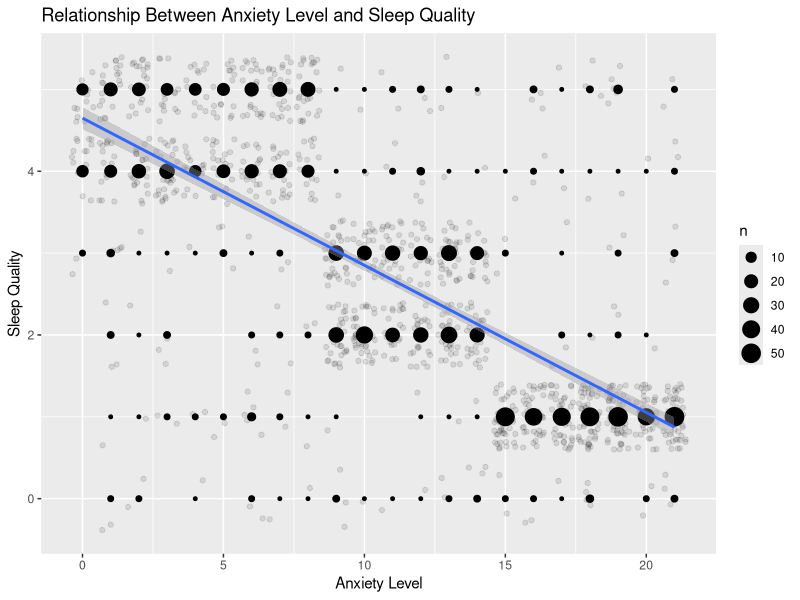
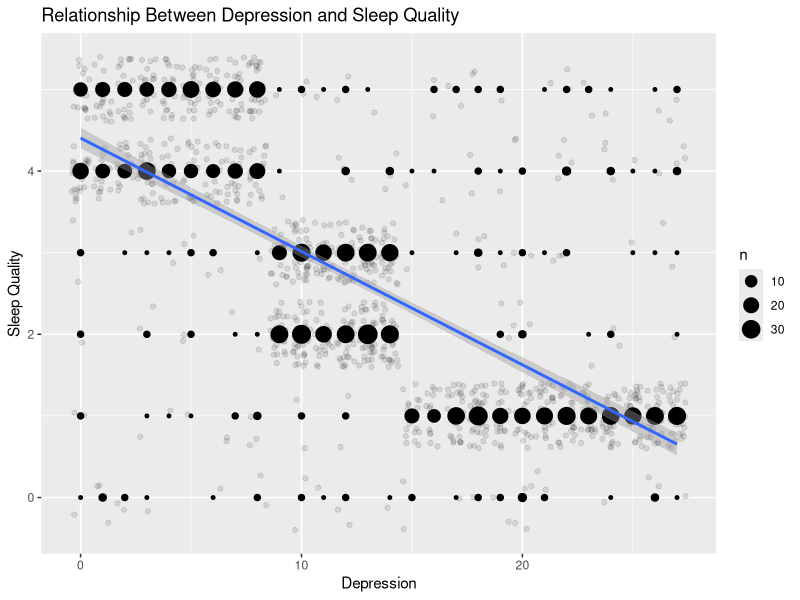
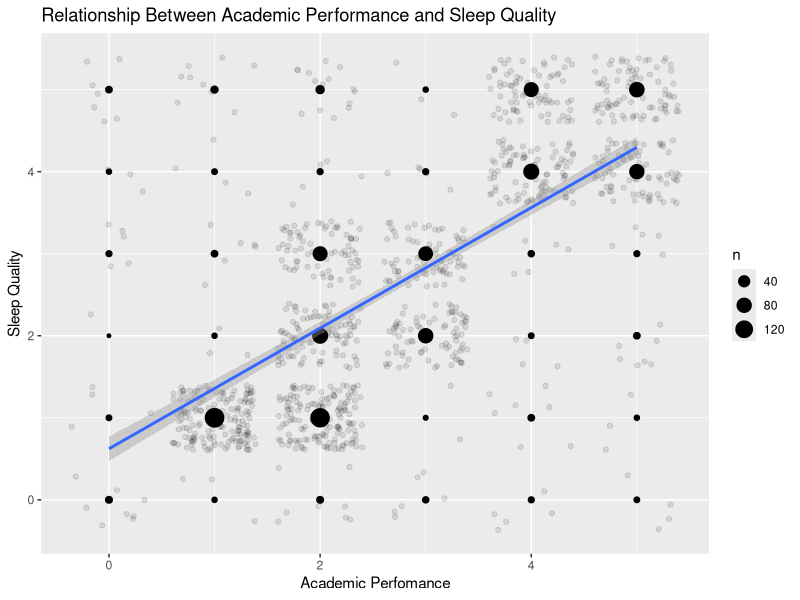
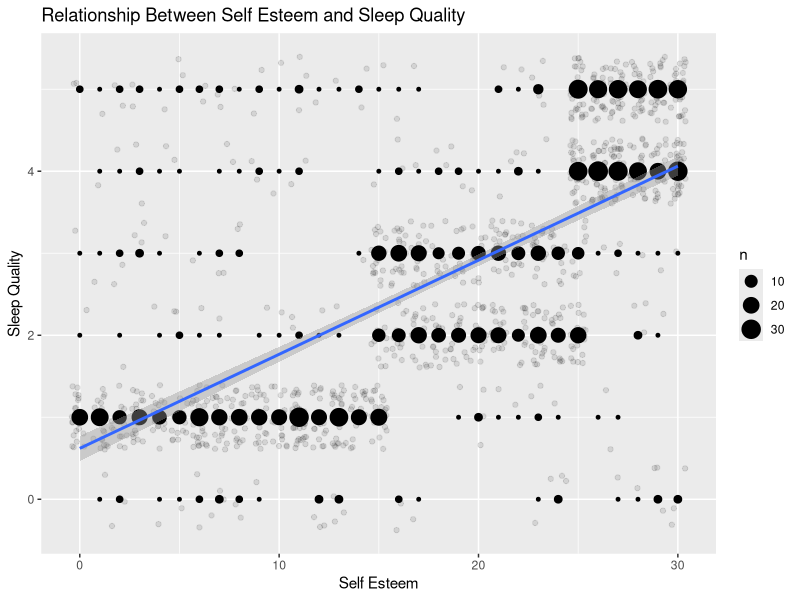
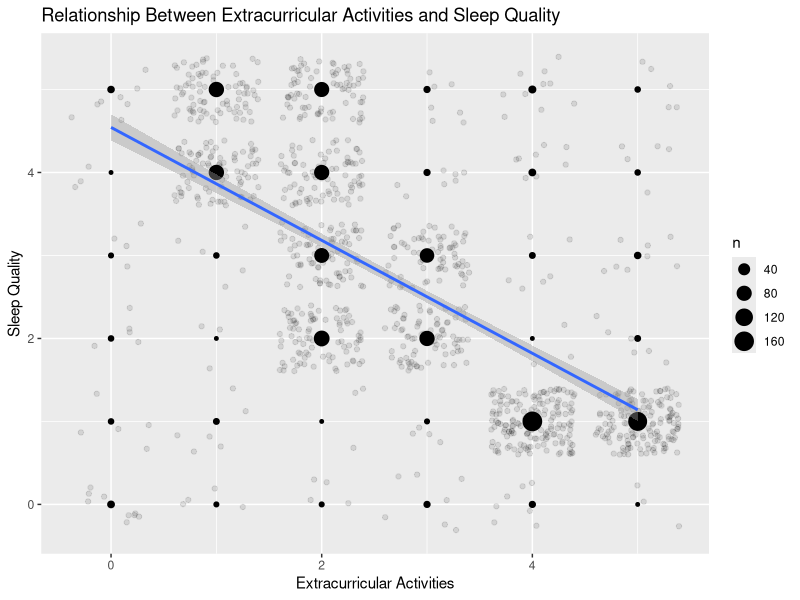

Source code (R) for these figures, in order:
## ---- chunk 1
df <- read.csv("StressLevelDataset.csv")
#Cleaning 
colnames(df)
stressDF <- df[, c("anxiety_level", "self_esteem", "depression", "sleep_quality", "academic_performance", "extracurricular_activities", "stress_level")]
View(stressDF)


## ---- chunk 2
write.csv(stressDF, file = "stressDf.csv")
## ---- chunk 3
#code for data visualizations go here
library(ggplot2)
  
ggplot(stressDF, aes(x = anxiety_level, y = sleep_quality)) +
  geom_count() + geom_jitter(alpha = 0.1) + 
  stat_smooth(method = "lm", 
              geom = "smooth") +
  labs(title = "Relationship Between Anxiety Level and Sleep Quality",
       x = "Anxiety Level",
       y = "Sleep Quality")

ggplot(stressDF, aes(x = depression, y = sleep_quality)) +
  geom_count() + geom_jitter(alpha = 0.1) + 
  stat_smooth(method = "lm", 
              geom = "smooth") + 
  labs(title = "Relationship Between Depression and Sleep Quality",
       x = "Depression",
       y = "Sleep Quality")
  
ggplot(stressDF, aes(x = academic_performance, y = sleep_quality)) +
  geom_count() + geom_jitter(alpha = 0.1) + 
  stat_smooth(method = "lm", 
              geom = "smooth") + 
  labs(title = "Relationship Between Academic Performance and Sleep Quality",
       x = "Academic Perfomance",
       y = "Sleep Quality")

ggplot(stressDF, aes(x = self_esteem, y = sleep_quality)) +
  geom_count() + geom_jitter(alpha = 0.1) + 
  stat_smooth(method = "lm", 
              geom = "smooth") + 
  labs(title = "Relationship Between Self Esteem and Sleep Quality",
       x = "Self Esteem",
       y = "Sleep Quality")

ggplot(stressDF, aes(x = extracurricular_activities, y = sleep_quality)) +
  geom_count() + geom_jitter(alpha = 0.1) + 
  stat_smooth(method = "lm", 
              geom = "smooth") + 
  labs(title = "Relationship Between Extracurricular Activities and Sleep Quality",
       x = "Extracurricular Activities",
       y = "Sleep Quality")
